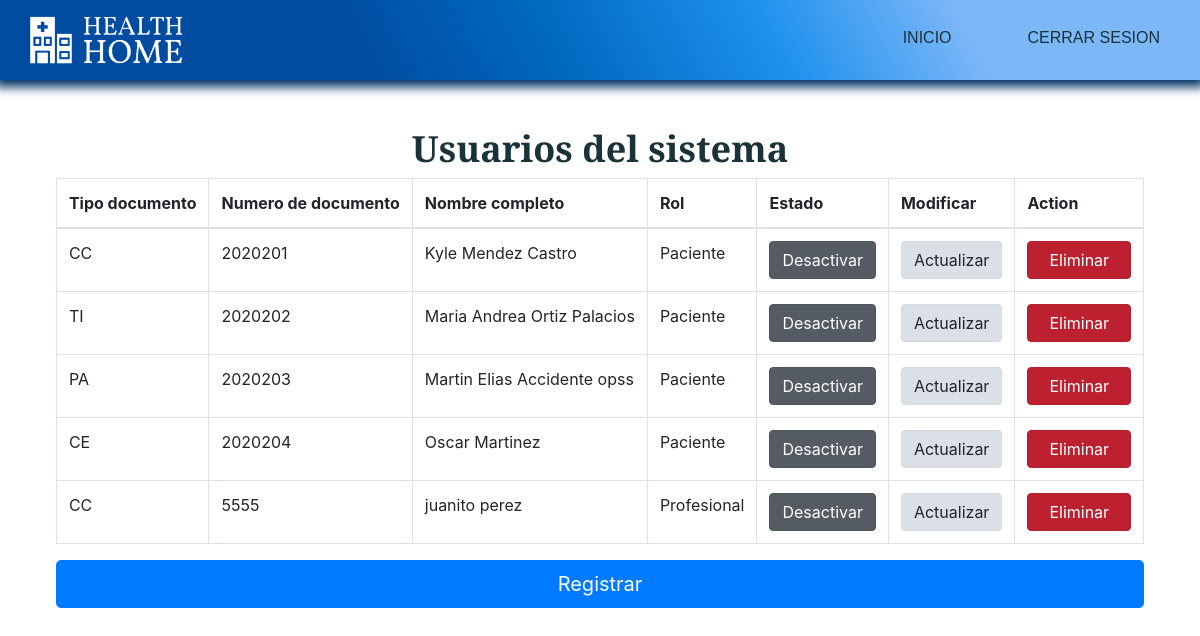
/index.php?c=Administrador&a=gestion_u (signed in), run on the app's committed database.
### tables this page shows
CREATE TABLE `paciente` (
  `id_paciente` int(20) NOT NULL,
  `id_tipo_doc` varchar(5) NOT NULL,
  `num_doc_pac` varchar(20) NOT NULL,
  `nombres_pac` varchar(40) NOT NULL,
  `apellidos_pac` varchar(40) NOT NULL,
  `tel_pac` bigint(10) NOT NULL,
  `correo_pac` varchar(30) NOT NULL,
  `sexo_pac` varchar(15) NOT NULL,
  `estado_pac` tinyint(1) NOT NULL,
  `pass_pac` varchar(220) NOT NULL,
  `create_pac` datetime NOT NULL DEFAULT current_timestamp()
);

CREATE TABLE `profesional` (
  `id_profesional` int(20) NOT NULL,
  `id_tipo_doc` varchar(5) NOT NULL,
  `num_doc_prof` varchar(20) NOT NULL,
  `id_consultorios` varchar(3) DEFAULT NULL,
  `id_especialidad` tinyint(2) DEFAULT NULL,
  `nombres_prof` varchar(40) NOT NULL,
  `apellidos_prof` varchar(40) NOT NULL,
  `tel_prof` bigint(10) NOT NULL,
  `correo_prof` varchar(30) NOT NULL,
  `dias_laborales` text NOT NULL,
  `franja_horaria` varchar(30) NOT NULL,
  `estado_prof` tinyint(1) NOT NULL,
  `pass_prof` varchar(220) NOT NULL,
  `create_prof` datetime NOT NULL DEFAULT current_timestamp()
);

### controllers/Administrador.php (called while the page is built, shortened)
<?php
	class AdministradorController {
		public function __construct(){
			require_once "models/AdministradorModel.php";
		}
		public function gestion_u(){
			$usuarios = new Administrador_model();
			$data["pacientes"] = $usuarios->get_pacientes();
			$data["profesionales"] = $usuarios->get_profesional();
			$data["auxiliares"] = $usuarios->get_auxiliar();
			require_once "views/administrador/gestion_usuarios/gestion_usuarios.php";
		}
	}
?>

### config/database.php (called while the page is built)
<?php
	class Conectar {
		public static function conexion(){
			$conexion = mysqli_connect("localhost", "root", "", "clinica_health_home");
			return $conexion;
		}
	}
?>

### models/AdministradorModel.php (called while the page is built, shortened)
<?php
	class Administrador_model {
		private $db;
		private $paciente;
		private $profesional;
		private $auxiliar;
		public function __construct(){
			$this->db = Conectar::conexion();
			$this->paciente = array();
			$this->profesional = array();
			$this->auxiliar = array();
		}
		public function get_pacientes()
		{
			$sql = "SELECT * FROM paciente";
			$resultado = $this->db->query($sql);
			while($row = $resultado->fetch_assoc())
			{
				$this->paciente[] = $row;
			}
			return $this->paciente;
		}
    public function get_profesional()
		{
			$sql = "SELECT * FROM profesional";
			$resultado = $this->db->query($sql);
			while($row = $resultado->fetch_assoc())
			{
				$this->profesional[] = $row;
			}
			return $this->profesional;
		}
    public function get_auxiliar()
		{
			$sql = "SELECT * FROM auxiliar";
			$resultado = $this->db->query($sql);
			return $this->auxiliar;
		}
	}
?>

### views/administrador/gestion_usuarios/gestion_usuarios.php (the view, shortened to what this page needs)
<!DOCTYPE html>
<html lang="en">
<head>
    <link rel="stylesheet" href="assets/css/estilos.css">
    <link rel="stylesheet" href="https://stackpath.bootstrapcdn.com/bootstrap/4.4.1/css/bootstrap.min.css">
    <link rel="stylesheet" type="text/css" href="https://cdn.datatables.net/v/bs4/dt-1.10.20/datatables.min.css"/>
    <link rel="stylesheet" type="text/css" href="https://cdn.datatables.net/responsive/2.2.3/css/responsive.dataTables.min.css">
</head>
<body>
    <header>
        <div class="container__menu">
            <div class="logo">
                <img src="assets/images/Logo2.png" alt="">
            </div>
            <div class="menu">
                <nav id="nav">
                    <ul>
                        <li><a href="index.php?c=Administrador&a=index">Inicio</a></li>
                        <li><a href="">Cerrar sesion</a></li>
                    </ul>
                </nav>
            </div>
        </div>
    </header>
    <main>
        <div class="container__cover">
            <div class="cover">
                <div class="caja3">
                    <h1>Usuarios del sistema</h1>
                    <div class="row">
                        <div class="col-lg-12">
                            <table id="example" class="table table-bordered  display nowrap" cellspacing="0" width="100%">
                                <thead>
                                    <tr>
                                        <th>Tipo documento</th>
                                        <th>Numero de documento</th>
                                        <th>Nombre completo</th>
                                        <th>Rol</th>
                                        <th>Estado</th>
                                        <th>Modificar</th>
                                        <th>Action</th>
                                    </tr>
                                </thead>
                                <tbody>
                                    <?php foreach ($data["pacientes"] as $dato) {
                                      if($dato["estado_pac"]==1){
                                        $url="index.php?c=Administrador&a=cambio_estado_1_pac&id=";
                                        $boton="class='btn btn-secondary active' role='button' aria-pressed='true'>Desactivar</a>";
                                      }else{
                                        $url="index.php?c=Administrador&a=cambio_estado_2_pac&id=";
                                        $boton="class='btn btn-success active' role='button' aria-pressed='true'>&nbsp&nbsp&nbspActivar&nbsp&nbsp&nbsp</a>";
                                      }
                                      echo "<tr>";
                                      echo "<td>".$dato["id_tipo_doc"]."</td>";
                                      echo "<td>".$dato["num_doc_pac"]."</td>";
                                      echo "<td>".$dato["nombres_pac"]."&nbsp".$dato["apellidos_pac"]."</td>";
                                      echo "<td> Paciente </td>";
                                      echo "<td><a href='"."$url".$dato["id_paciente"]."' ".$boton."</td>";
                                      echo "<td><a href='index.php?c=Administrador&a=actualizar_pac&id=".$dato["id_paciente"]."&t_doc=".$dato["id_tipo_doc"]."' class='btn btn-light active' role='button' aria-pressed='true'>Actualizar</a></td>";
                                      echo "<td><a href='index.php?c=Administrador&a=eliminar_pac&id=".$dato["id_paciente"]."' class='btn btn-danger active' role='button' aria-pressed='true'>&nbsp&nbspEliminar&nbsp&nbsp</a></td>";
                                      echo "</tr>";
                                    }
                                    foreach ($data["profesionales"] as $dato){
                                        if($dato["estado_prof"]==1){
                                            $url="index.php?c=Administrador&a=cambio_estado_1_prof&id=";
                                            $boton="class='btn btn-secondary active' role='button' aria-pressed='true'>Desactivar</a>";
                                          }else{
                                            $url="index.php?c=Administrador&a=cambio_estado_2_prof&id=";
                                            $boton="class='btn btn-success active' role='button' aria-pressed='true'>&nbsp&nbsp&nbspActivar&nbsp&nbsp&nbsp</a>";
                                          }
                                        echo "<tr>";
                                        echo "<td>".$dato["id_tipo_doc"]."</td>";
                                        echo "<td>".$dato["num_doc_prof"]."</td>";
                                        echo "<td>".$dato["nombres_prof"]."&nbsp".$dato["apellidos_prof"]."</td>";
                                        echo "<td> Profesional </td>";
                                        echo "<td><a href='"."$url".$dato["id_profesional"]."' ".$boton."</td>";
                                        echo "<td><a href='index.php?c=Administrador&a=actualizar_prof&id=".$dato["id_profesional"]."&t_doc=".$dato["id_tipo_doc"]."' class='btn btn-light active' role='button' aria-pressed='true'>Actualizar</a></td>";
                                        echo "<td><a href='index.php?c=Administrador&a=eliminar_prof&id=".$dato["id_profesional"]."' class='btn btn-danger active' role='button' aria-pressed='true'>&nbsp&nbspEliminar&nbsp&nbsp</a></td>";
                                        echo "</tr>";
                                    }
                                    ?>
                                </tbody>
                            </table>
                        </div>
                    </div>
                    <button id="btn1" class="btn btn-primary btn-lg btn-block">Registrar</button>
                </div>
            </div>
        </div>
    </main>
</body>
</html>

### index.php (shortened to what this page needs)
<?php
	require_once "config/database.php";
    require_once "core/routes.php";
		if(isset($_GET['c'])){
			$controlador = cargarControlador($_GET['c']);
			if(isset($_GET['a'])){
				if(isset($_GET['id'])){
					cargarAccion($controlador, $_GET['a'], $_GET['id']);
					} else {
					cargarAccion($controlador, $_GET['a']);
				}
				} else {
				cargarAccion($controlador, ACCION_PRINCIPAL);
				}
			}else{
				$controlador = cargarControlador(CONTROLADOR_PRINCIPAL);
				$accionTmp = ACCION_PRINCIPAL;
				$controlador->$accionTmp();
			}
?>

### core/routes.php (shortened to what this page needs)
<?php
	function cargarAccion($controller, $accion, $id = null){
		if(isset($accion) && method_exists($controller, $accion)){
			if($id == null ){
				$controller->$accion();
				} else {
				$controller->$accion($id);
			}
			} else {
			$controller->ACCION_PRINCIPAL();
		}
	}
?>

### assets/css/estilos.css (style rules this page uses)
* { margin: 0; padding: 0; box-sizing: border-box; }
html { height: 100%; }
body { font-family: 'Montserrat', sans-serif; min-height: 100%; }
header { box-shadow: 0px 2px 10px 5px rgb(1, 48, 102); width: 100%; height: 80px; position: fixed; z-index: 1; padding: 40px; background: linear-gradient(62deg, rgba(1, 75, 160, 1) 29%, rgba(0, 105, 192, 1) 46%, rgba(30, 145, 237, 1) 64%, rgba(124, 183, 248, 1) 80%); }
.container__menu { max-width: 1200px; height: 100%; margin: auto; display: flex; justify-content: space-between; }
.logo { height: 100%; display: flex; align-items: center; }
.logo img { width: 170px; }
.menu { display: flex; align-items: center; margin-top: 11px; }
.menu ul { display: flex; }
.menu ul li { list-style: none; margin-left: 36px; }
.menu ul li a { font-family: 'Merriweather Sans', sans-serif; text-decoration: none; font-size: 16px; color: #1A323A; text-transform: uppercase; }
header nav ul li { padding: 10px 20px; -webkit-transition: all 500ms ease; -o-transition: all 500ms ease; transition: all 500ms ease; }
.container__cover { width: 100%; background-image: white; background-position: right; background-repeat: no-repeat; padding: 21px; }
.cover { max-width: 1200px; height: 100%; margin: auto; display: flex; align-items: center; justify-content: space-between; }
.row { --bs-gutter-x: 1.5rem; --bs-gutter-y: 0; display: flex; flex-wrap: wrap; margin-top: calc(-1 * var(--bs-gutter-y)); margin-right: calc(-0.5 * var(--bs-gutter-x)); margin-left: calc(-0.5 * var(--bs-gutter-x)); flex-direction: row; align-content: stretch; justify-content: center; }
.container__cover .caja3 { max-width: 100%; justify-content: center; margin-left: auto; margin-right: auto; align-content: center; align-items: center; margin-top: 106px; }
.container__cover .caja3 h1 { font-family: 'Merriweather Sans', sans-serif; font-size: 36px; font-weight: 600; text-align: center; color: #1A323A; margin-left: auto; margin-right: auto; }
@media screen and (max-width: 1700px) { .container__cover { background-position: 50%; } }
@media screen and (max-width:1200px) { header { padding: 20px; } }
@media screen and (max-width:1200px) { .container__cover { background-position: -100px; } }
table thead { background-color: linear-gradient(62deg, rgba(1, 75, 160, 1) 29%, rgba(0, 105, 192, 1) 46%, rgba(30, 145, 237, 1) 64%, rgba(124, 183, 248, 1) 80%); }

### data on the page
paciente: id_tipo_doc "CC", num_doc_pac "2020201", nombres_pac "Kyle", apellidos_pac "Mendez Castro", estado_pac "Desactivar"
paciente: id_tipo_doc "TI", num_doc_pac "2020202", nombres_pac "Maria Andrea", apellidos_pac "Ortiz Palacios", estado_pac "Desactivar"
paciente: id_tipo_doc "PA", num_doc_pac "2020203", nombres_pac "Martin Elias", apellidos_pac "Accidente opss", estado_pac "Desactivar"
paciente: id_tipo_doc "CE", num_doc_pac "2020204", nombres_pac "Oscar", apellidos_pac "Martinez", estado_pac "Desactivar"
profesional: id_tipo_doc "CC", num_doc_prof "5555", nombres_prof "juanito", apellidos_prof "perez", estado_prof "Desactivar"
